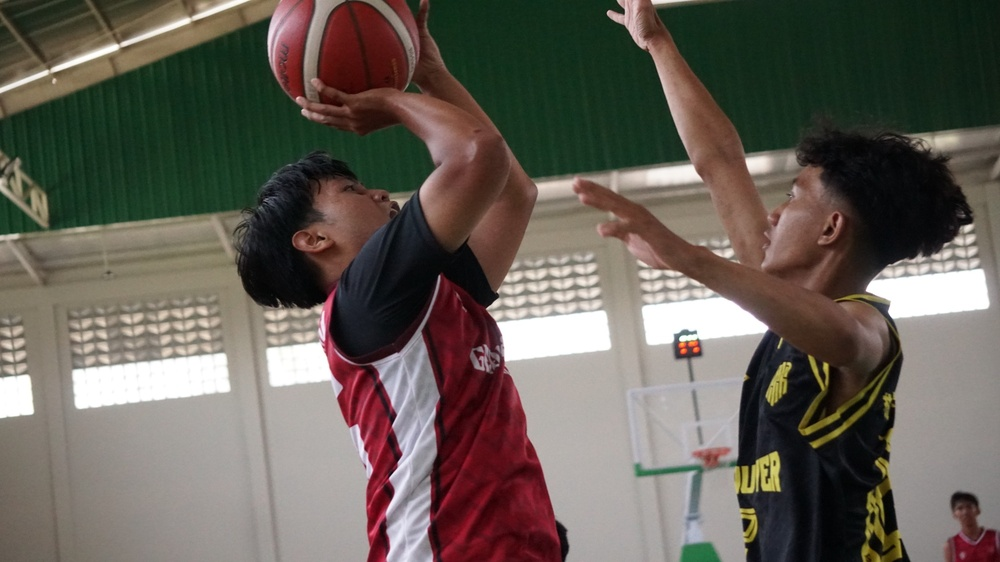
#> input picture PCD_Assignment02_GitHub/images/original.jpg, 1000 x 562 px, shrunk from 2048 x 1152 before the run
$ jupyter execute PCD_Assignment02.ipynb
#> lines starting #> are read from the running program, lines starting #| are printed output that depends on the picture
# PCD Assignment 02
## Image Enhancement Using Gamma Correction, Histogram Equalization, and CLAHE

**Course:** Pengolahan Citra Digital (PCD)
**Student:** Yasyfin Haidar Pranaja Zuhri
**Assignment:** Image Enhancement

---

### Objective

This notebook implements image enhancement on a basketball photograph. The original image is converted to a controlled **dark and low-contrast input**, then enhanced using:

1. **Gamma Correction**
2. **Histogram Equalization**
3. **Contrast Limited Adaptive Histogram Equalization (CLAHE)**

The results are evaluated visually, through intensity histograms, and using basic numerical statistics.

## 1. Introduction

Image enhancement improves the visibility of useful information in an image. Common problems include insufficient brightness, low contrast, excessive brightness, blur, and uneven illumination. In this experiment, the selected basketball photograph is intentionally transformed into a darker and lower-contrast grayscale image so that the enhancement process can be evaluated under a clear test condition.

Gamma Correction is included because the input is dark. Histogram Equalization is included as a global contrast-enhancement method, while CLAHE provides local contrast enhancement with a limit on amplification. The goal is not simply to make the image brighter, but to examine how each method changes brightness, contrast, and visible detail.

## 2. Import Libraries and Define Paths

[cell 1]
import cv2
import numpy as np
import matplotlib.pyplot as plt
import pandas as pd
from pathlib import Path

plt.rcParams["figure.figsize"] = (12, 6)
plt.rcParams["axes.grid"] = True

IMAGE_PATH = Path("images/original.jpg")
RESULTS_DIR = Path("results")
RESULTS_DIR.mkdir(exist_ok=True)

print("Input image:", IMAGE_PATH)
print("Results directory:", RESULTS_DIR)

## 3. Load and Inspect the Original Image

The original photograph is loaded in grayscale because the selected enhancement methods operate on intensity values. The original image is kept as the reference, while a dark/low-contrast version is generated for the actual enhancement experiment.

[cell 2]
image_bgr = cv2.imread(str(IMAGE_PATH))
#> image_bgr is the input picture: shape (562, 1000, 3); mean B, G, R 86.8, 95.3, 102
if image_bgr is None:
    raise FileNotFoundError(f"Could not read {IMAGE_PATH}")

gray_original = cv2.cvtColor(image_bgr, cv2.COLOR_BGR2GRAY)
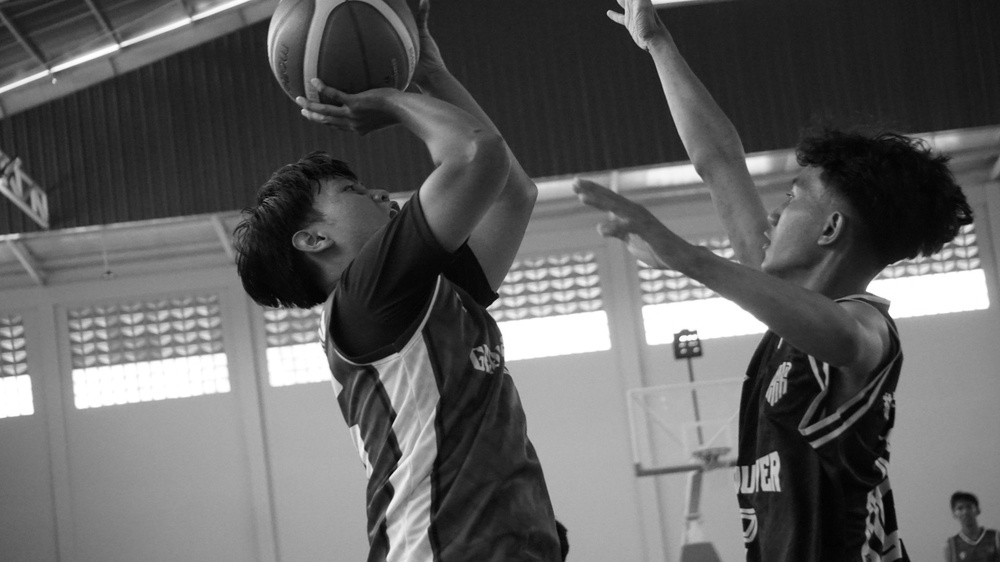
#> gray_original: shape (562, 1000); min 0, max 255, mean 96.3

print("Image shape:", gray_original.shape)
#| Image shape: (562, 1000)
print("Data type:", gray_original.dtype)
#| Data type: uint8
print("Minimum intensity:", gray_original.min())
#| Minimum intensity: 0
print("Maximum intensity:", gray_original.max())
#| Maximum intensity: 255
print("Mean intensity:", f"{gray_original.mean():.2f}")
#| Mean intensity: 96.33
print("Standard deviation:", f"{gray_original.std():.2f}")
#| Standard deviation: 65.90

plt.figure(figsize=(12, 5))
plt.subplot(1, 2, 1)
plt.imshow(cv2.cvtColor(image_bgr, cv2.COLOR_BGR2RGB))
plt.title("Original Color Image")
plt.axis("off")

plt.subplot(1, 2, 2)
plt.imshow(gray_original, cmap="gray")
plt.title("Original Grayscale Image")
plt.axis("off")
plt.tight_layout()
plt.show()
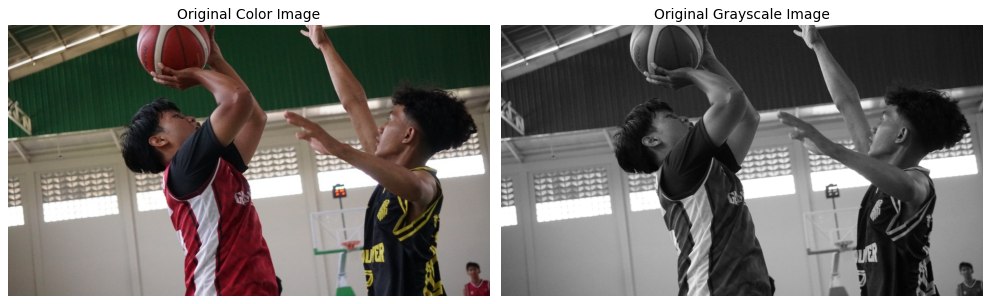
#> figure drawn by matplotlib, 2 panels

## 4. Create the Dark and Low-Contrast Test Image

To make the enhancement task reproducible, the original grayscale image is intentionally degraded using a linear intensity transformation:

\[
g(x) = lpha f(x) + eta
\]

where `alpha < 1` reduces contrast and a negative `beta` shifts the image toward darker values.

[cell 3]
alpha = 0.55
beta = -35

input_image = cv2.convertScaleAbs(gray_original, alpha=alpha, beta=beta)
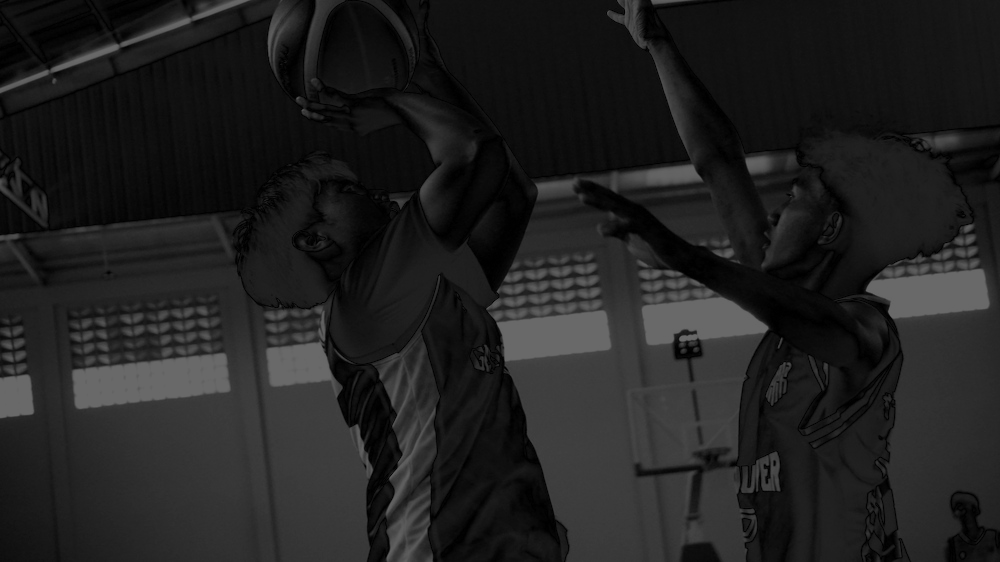
#> input_image: shape (562, 1000); min 0, max 105, mean 32.6
cv2.imwrite(str(RESULTS_DIR / "input_dark_low_contrast.png"), input_image)

plt.figure(figsize=(12, 5))
plt.subplot(1, 2, 1)
plt.imshow(gray_original, cmap="gray")
plt.title("Original Grayscale")
plt.axis("off")

plt.subplot(1, 2, 2)
plt.imshow(input_image, cmap="gray")
plt.title("Dark / Low-Contrast Input")
plt.axis("off")
plt.tight_layout()
plt.show()

print("Input mean:", f"{input_image.mean():.2f}")
#| Input mean: 32.55
print("Input standard deviation:", f"{input_image.std():.2f}")
#| Input standard deviation: 24.02

## 5. Histogram of the Input Image

A grayscale histogram shows how frequently each intensity value occurs. A compressed histogram indicates that the image uses a relatively narrow range of intensity values, which is a common characteristic of low-contrast images.

[cell 4]
plt.figure(figsize=(10, 5))
plt.hist(input_image.ravel(), bins=256, range=(0, 256))
plt.title("Histogram — Dark / Low-Contrast Input")
plt.xlabel("Pixel Intensity")
plt.ylabel("Frequency")
plt.xlim(0, 255)
plt.show()
#> figure, not shown here; tallest bar 24573 high, from x = 16 to 17

## 6. Enhancement Method 1 — Gamma Correction

Gamma correction uses a nonlinear intensity transformation. For a dark image, a suitable setting can brighten lower intensity values and reveal details that are difficult to see.

The transformation used here is:

\[
g(x) = 255\left(rac{x}{255}
ight)^{1/\gamma}
\]

with `gamma = 1.8`.

[cell 5]
gamma = 1.8
lookup_table = np.array([((i / 255.0) ** (1 / gamma)) * 255 for i in range(256)]).astype(np.uint8)
gamma_result = cv2.LUT(input_image, lookup_table)
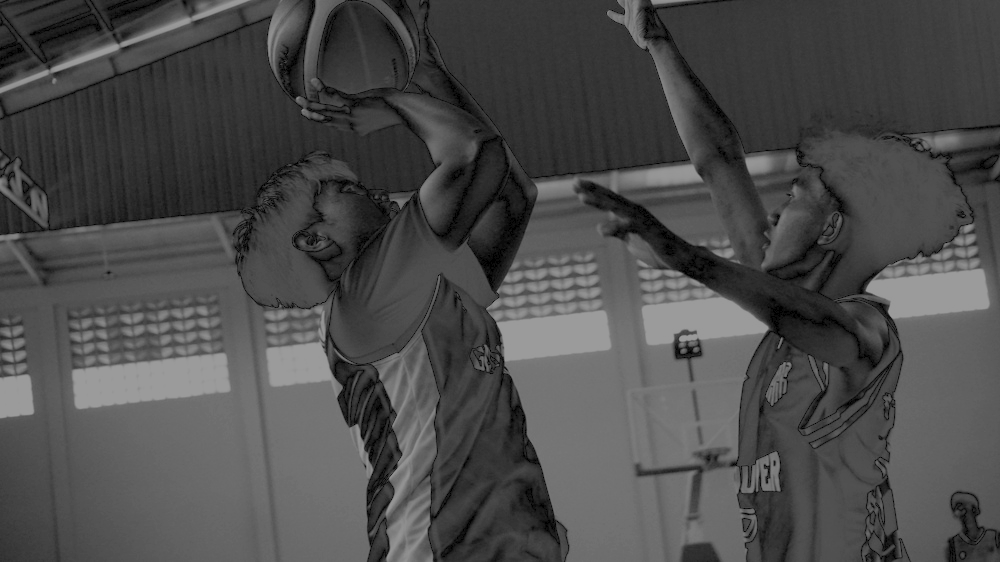
#> gamma_result: shape (562, 1000); min 0, max 155, mean 75.4

cv2.imwrite(str(RESULTS_DIR / "gamma_correction.png"), gamma_result)

plt.figure(figsize=(10, 5))
plt.imshow(gamma_result, cmap="gray")
plt.title(f"Gamma Correction (gamma = {gamma})")
plt.axis("off")
plt.show()

plt.figure(figsize=(10, 5))
plt.hist(gamma_result.ravel(), bins=256, range=(0, 256))
plt.title("Histogram After Gamma Correction")
plt.xlabel("Pixel Intensity")
plt.ylabel("Frequency")
plt.xlim(0, 255)
plt.show()
#> figure, not shown here; tallest bar 24573 high, from x = 54 to 55

## 7. Enhancement Method 2 — Histogram Equalization

Histogram Equalization is a **global** contrast-enhancement method. It redistributes intensity values across the available grayscale range. This can make differences between nearby intensity levels more visible.

[cell 6]
hist_eq_result = cv2.equalizeHist(input_image)
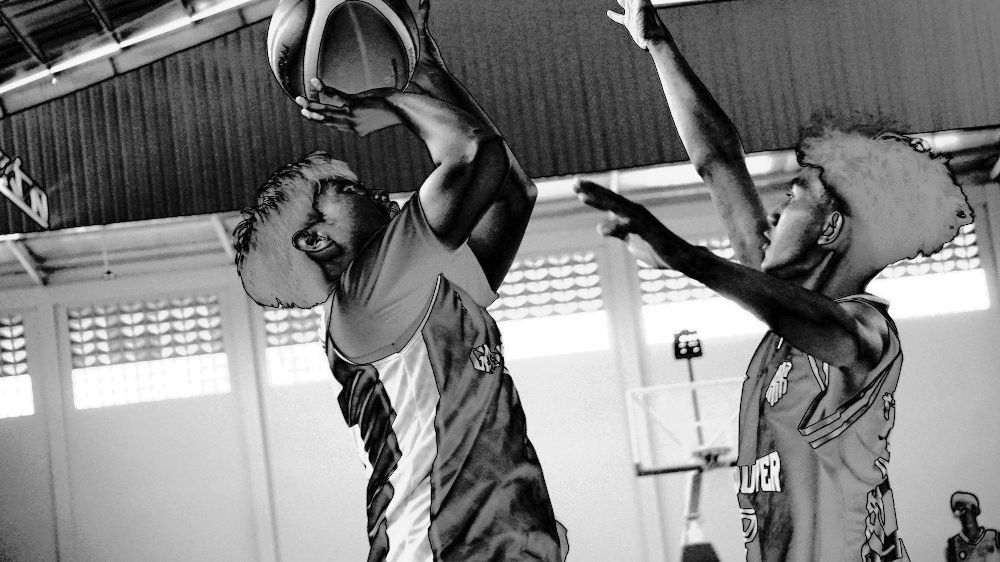
#> hist_eq_result: shape (562, 1000); min 0, max 255, mean 129.3
cv2.imwrite(str(RESULTS_DIR / "histogram_equalization.png"), hist_eq_result)

plt.figure(figsize=(10, 5))
plt.imshow(hist_eq_result, cmap="gray")
plt.title("Histogram Equalization")
plt.axis("off")
plt.show()

plt.figure(figsize=(10, 5))
plt.hist(hist_eq_result.ravel(), bins=256, range=(0, 256))
plt.title("Histogram After Histogram Equalization")
plt.xlabel("Pixel Intensity")
plt.ylabel("Frequency")
plt.xlim(0, 255)
plt.show()
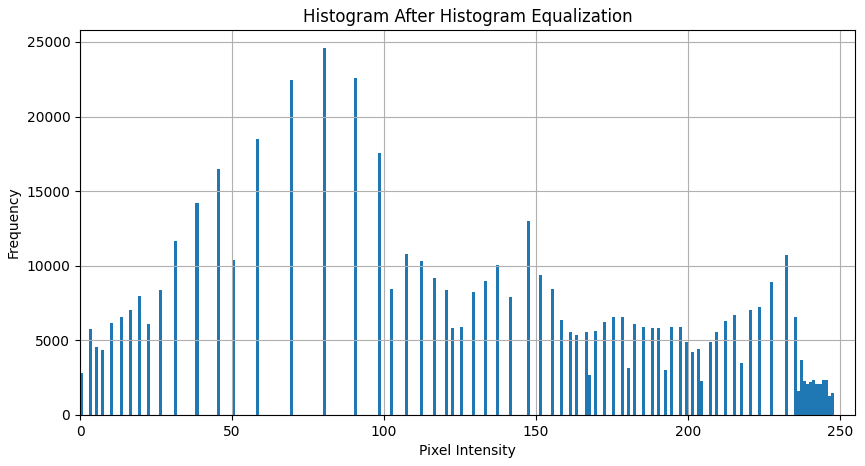
#> figure drawn by matplotlib, 1 panel; tallest bar 24573 high, from x = 80 to 81

## 8. Enhancement Method 3 — CLAHE

**CLAHE (Contrast Limited Adaptive Histogram Equalization)** performs histogram equalization locally. The image is divided into small tiles, and contrast is enhanced within each region. The contrast limit helps reduce excessive amplification.

[cell 7]
clahe = cv2.createCLAHE(clipLimit=2.0, tileGridSize=(8, 8))
clahe_result = clahe.apply(input_image)
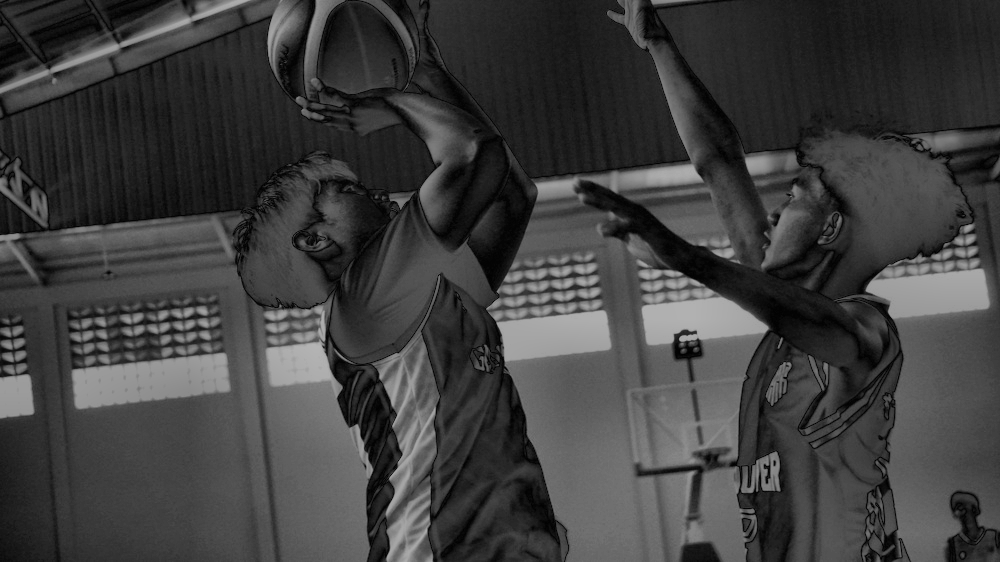
#> clahe_result: shape (562, 1000); min 1, max 180, mean 62.9
cv2.imwrite(str(RESULTS_DIR / "clahe.png"), clahe_result)

plt.figure(figsize=(10, 5))
plt.imshow(clahe_result, cmap="gray")
plt.title("CLAHE (clipLimit=2.0, tileGridSize=8x8)")
plt.axis("off")
plt.show()

plt.figure(figsize=(10, 5))
plt.hist(clahe_result.ravel(), bins=256, range=(0, 256))
plt.title("Histogram After CLAHE")
plt.xlabel("Pixel Intensity")
plt.ylabel("Frequency")
plt.xlim(0, 255)
plt.show()
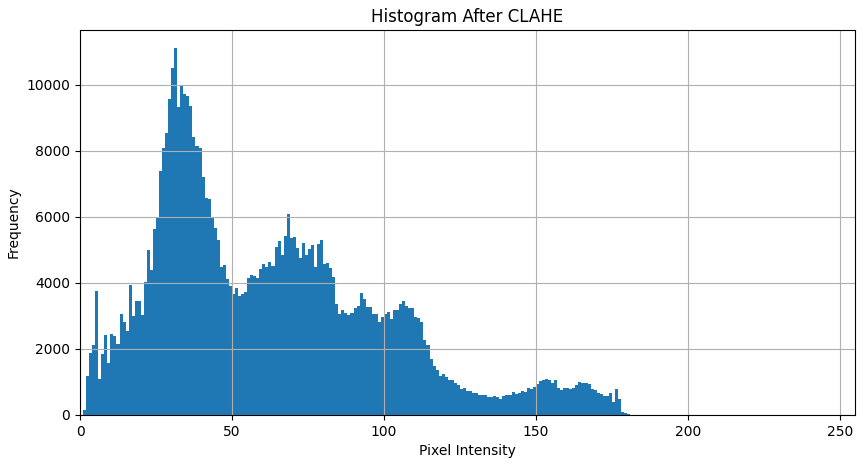
#> figure drawn by matplotlib, 1 panel; tallest bar 11111 high, from x = 31 to 32

## 9. Visual Comparison

The side-by-side comparison makes it easier to inspect brightness, global contrast, local detail, and possible artifacts.

[cell 8]
comparison_images = [
    ("Dark / Low-Contrast Input", input_image),
    ("Gamma Correction", gamma_result),
    ("Histogram Equalization", hist_eq_result),
    ("CLAHE", clahe_result),
]

fig, axes = plt.subplots(2, 2, figsize=(14, 10))
for ax, (title, image) in zip(axes.ravel(), comparison_images):
    ax.imshow(image, cmap="gray")
    ax.set_title(title)
    ax.axis("off")
#> this loop made 4 passes
#> title on passes 1 to 4: 'Dark / Low-Contrast Input', 'Gamma Correction', 'Histogram Equalization', 'CLAHE'
plt.tight_layout()
plt.show()

comparison = np.hstack([input_image, gamma_result, hist_eq_result, clahe_result])
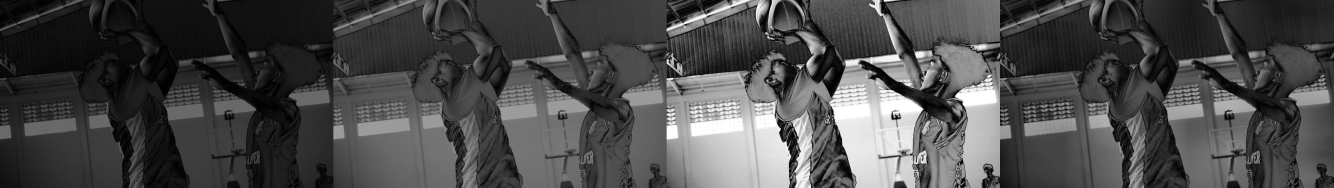
#> comparison: shape (562, 4000) (shown at 1/3 size); min 0, max 255, mean 75
cv2.imwrite(str(RESULTS_DIR / "comparison.png"), comparison)
print("Saved:", RESULTS_DIR / "comparison.png")

## 10. Histogram Comparison

[cell 9]
plt.figure(figsize=(12, 6))
for title, image in comparison_images:
    plt.hist(image.ravel(), bins=256, range=(0, 256), alpha=0.35, label=title)
plt.title("Intensity Histogram Comparison")
plt.xlabel("Pixel Intensity")
plt.ylabel("Frequency")
plt.xlim(0, 255)
plt.legend()
plt.show()
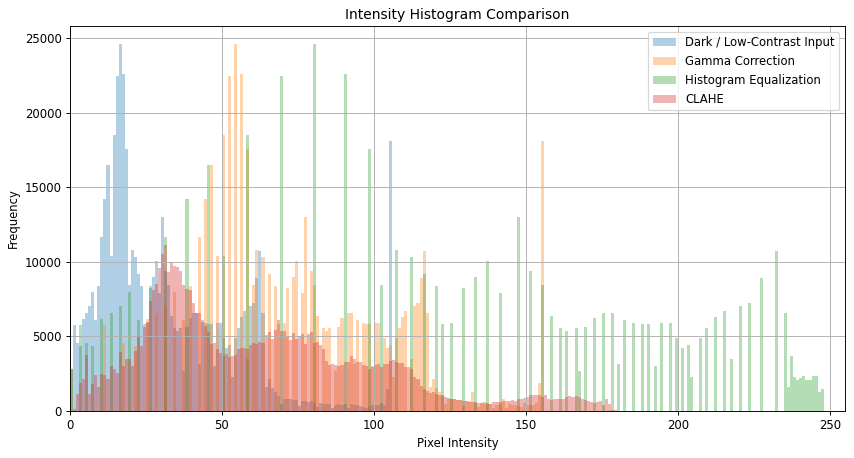
#> figure drawn by matplotlib, 1 panel; tallest bar 24573 high, from x = 16 to 17; tallest bar 24573 high, from x = 54 to 55; tallest bar 24573 high, from x = 80 to 81

## 11. Quantitative Comparison

The table below compares the minimum, maximum, mean, and standard deviation of the intensity values. Mean intensity is a simple indicator of brightness, while standard deviation gives a rough indication of intensity spread. These values support the visual analysis but do not replace it.

[cell 10]
methods = {
    "Dark / Low-Contrast Input": input_image,
    "Gamma Correction": gamma_result,
    "Histogram Equalization": hist_eq_result,
    "CLAHE": clahe_result,
}

rows = []
for name, image in methods.items():
    rows.append({
        "Method": name,
        "Min": int(image.min()),
        "Max": int(image.max()),
        "Mean": round(float(image.mean()), 2),
        "Std Dev": round(float(image.std()), 2),
    })
#> this loop made 4 passes
#> after the loop, rows = 4 items

df = pd.DataFrame(rows)
#> df = table of 4 rows and 5 columns
display(df)
